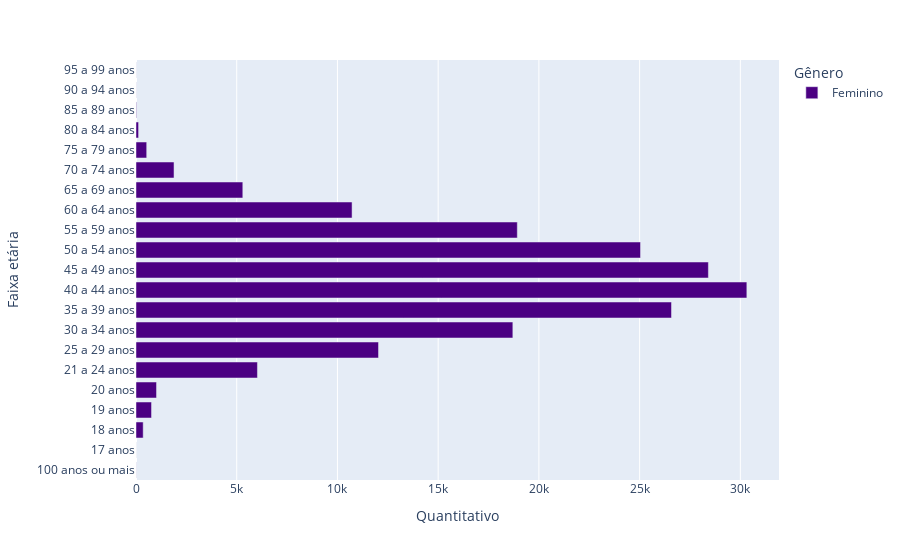

Write notebook code for a chart like this one.
### Code cell
plot_fem = px.bar( # função para criar um gráfico de barras
    data_frame=df_estrutura_etaria_f # indicação de do DataFrame a ser considerado para fazer o plot
    , x='Quantitativo'  # associação da coluna População ao eixo x
    , y='Faixa etária' # associação da coluna Faixa ao eixo y
    , color='Gênero' # associação da coluna Sexo a cor
    , orientation='h'
    , color_discrete_map={'Feminino':'#4b0082'})# mapeamento da cor vermelha ao sexo feminino

plot_fem.show()

### Figure 1 — Plotly figure (JSON) as saved in the notebook; plotly's stock layout.template omitted (floating-point values rounded to 4 significant figures)
{"data": [{"alignmentgroup": "True", "hovertemplate": "Gênero=Feminino<br>Quantitativo=%{x}<br>Faixa etária=%{y}<extra></extra>", "legendgroup": "Feminino", "marker": {"color": "#4b0082", "pattern": {"shape": ""}}, "name": "Feminino", "offsetgroup": "Feminino", "orientation": "h", "showlegend": true, "textposition": "auto", "type": "bar", "x": [5, 2, 357, 771, 1019, 6029, 12039, 18707, 26583, 30323, 28414, 25045, 18929, 10726, 5302, 1888, 531, 128, 22, 4, 3], "xaxis": "x", "y": ["100 anos ou mais", "17 anos", "18 anos", "19 anos", "20 anos", "21 a 24 anos", "25 a 29 anos", "30 a 34 anos", "35 a 39 anos", "40 a 44 anos", "45 a 49 anos", "50 a 54 anos", "55 a 59 anos", "60 a 64 anos", "65 a 69 anos", "70 a 74 anos", "75 a 79 anos", "80 a 84 anos", "85 a 89 anos", "90 a 94 anos", "95 a 99 anos"], "yaxis": "y"}], "layout": {"autosize": true, "barmode": "relative", "legend": {"title": {"text": "Gênero"}, "tracegroupgap": 0}, "margin": {"t": 60}, "xaxis": {"anchor": "y", "autorange": true, "domain": [0, 1], "range": [0, 31920.0], "title": {"text": "Quantitativo"}, "type": "linear"}, "yaxis": {"anchor": "x", "autorange": true, "domain": [0, 1], "range": [-0.5, 20.5], "title": {"text": "Faixa etária"}, "type": "category"}}}
